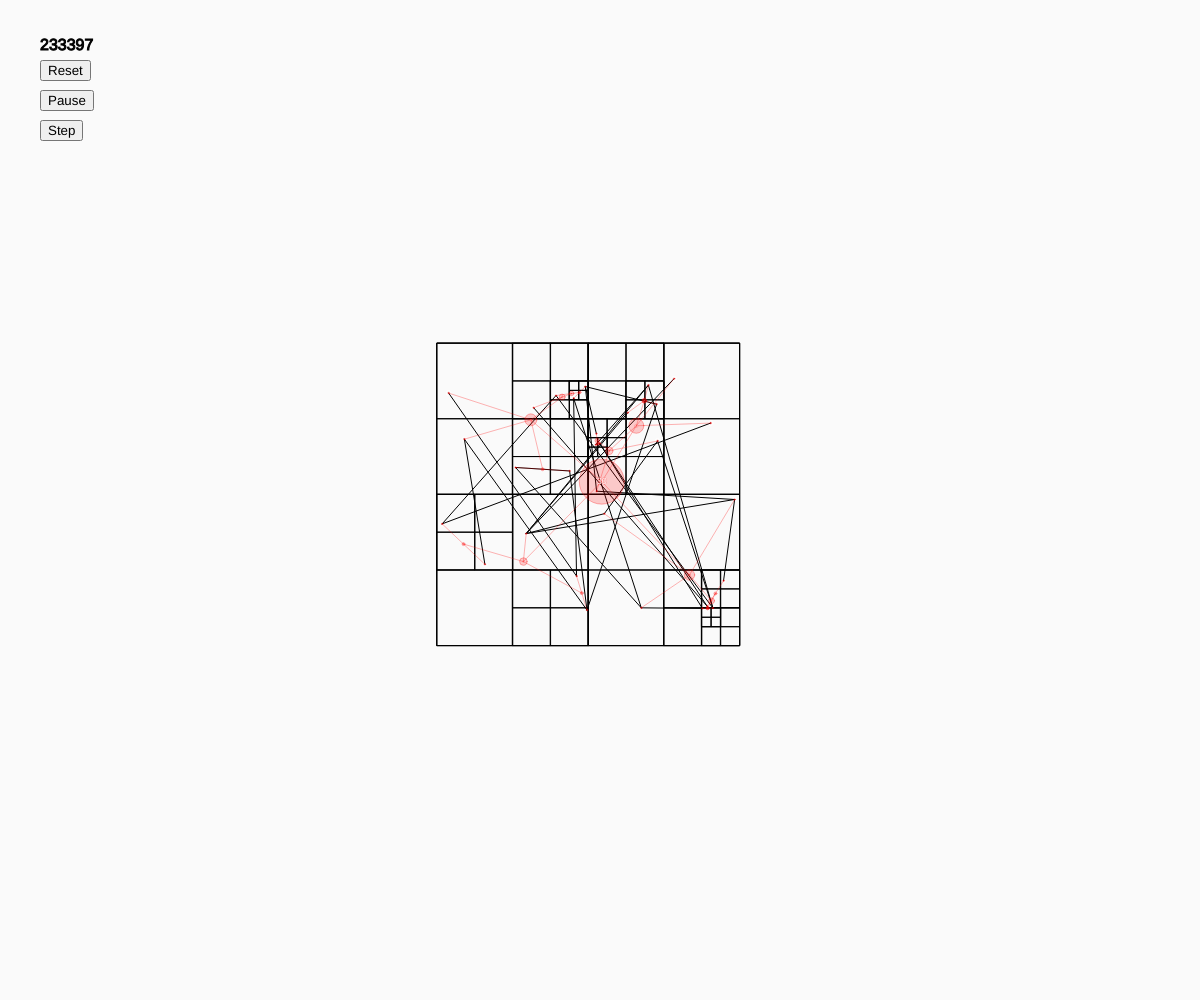
Frame 1 (no input)
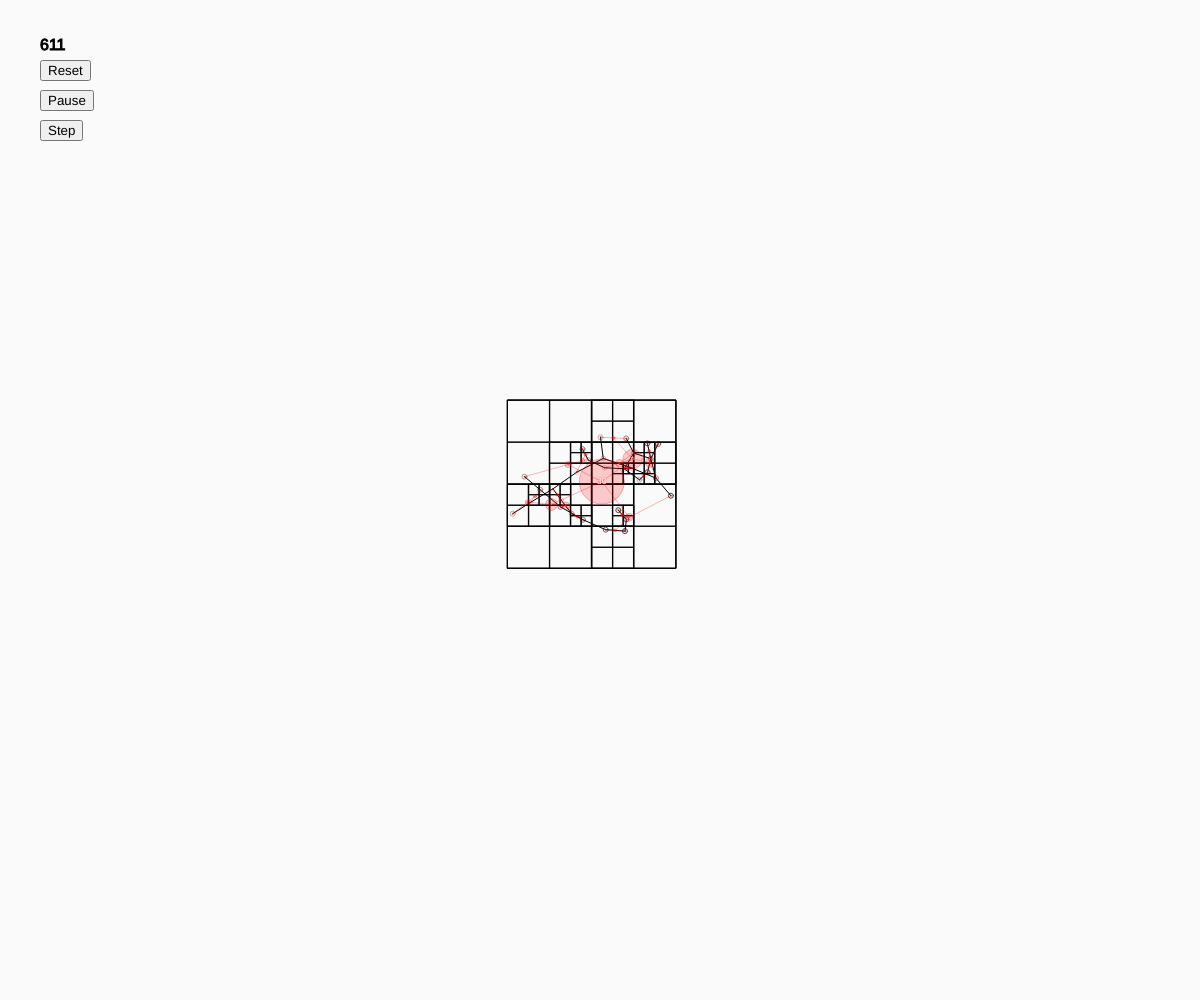
Frame 60 (no input)
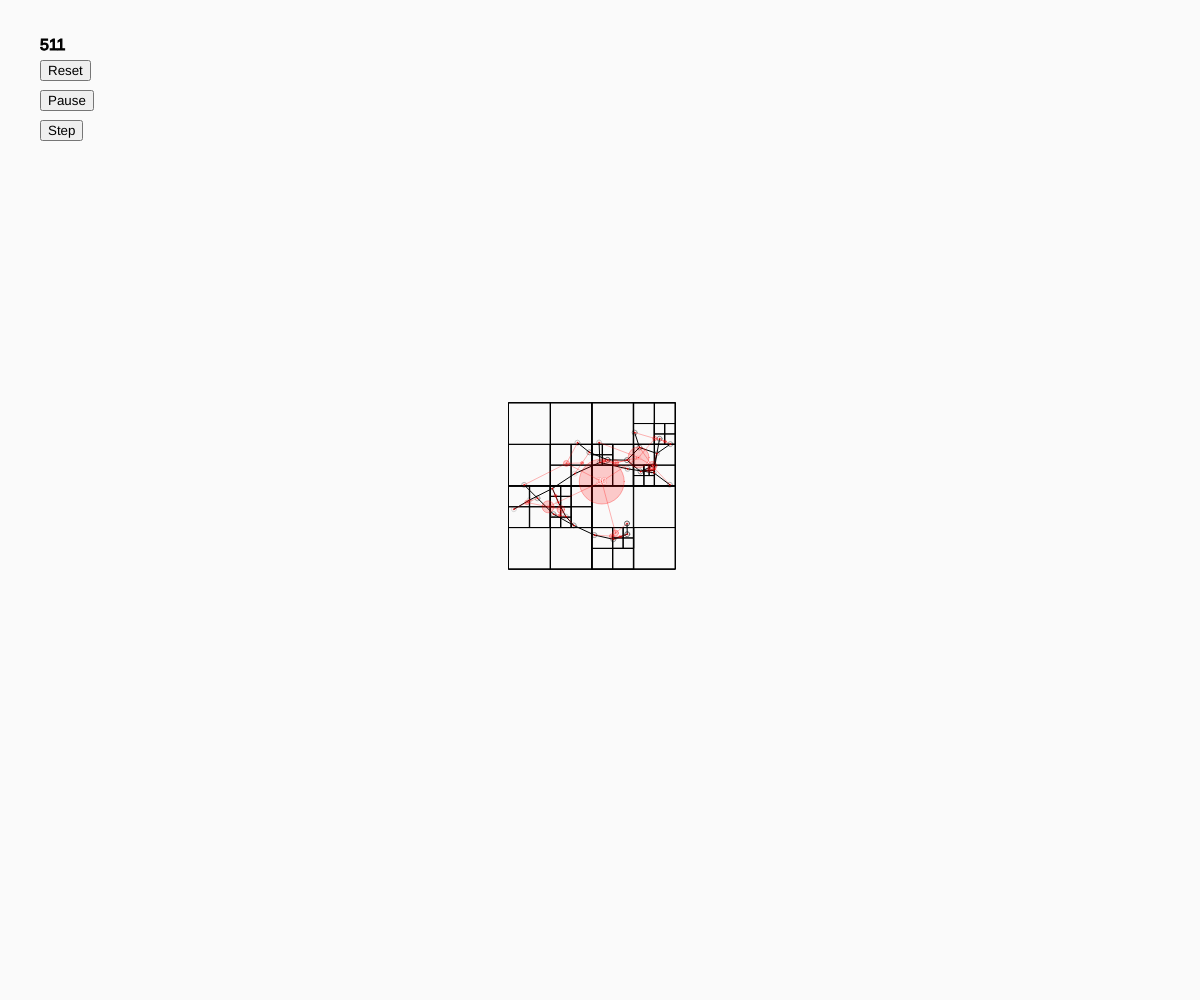
Frame 120 (the mouse pressed at the canvas centre since frame 60)

The p5.js sketch that drew these frames (run headless with seeded random() and noise() and a simulated clock; from frame 60 on, the mouse is pressed at the canvas centre):

// p5.js sketch
// ── sketch.js
const globals = {
    vertices: [],
    edges: [],
    width: window.innerWidth,
    height: window.innerHeight,
    numVertices: 30,
    theta: 1.0,
    stepSize: 0.010,
    C: 2,
    K: 7.5,
    extremes: [],
    xSorted: [],
    ySorted: []
};

let scroll = 0;
let scaleVal = 1;

let paused;
let resetButton;
let pauseButton;
let step;
let stepButton;

let dragging = false;
let mOrigin = {x: 0, y: 0};
let mDown = {x: 0, y: 0};
let mCurrent = {x: 0, y: 0};

function setup() {
    createCanvas(globals.width, globals.height);
    stroke(0);

    strokeWeight(1);
    smooth();
	
	resetButton = createButton('Reset');
    resetButton.position(40, 60);
    resetButton.mousePressed(reset);

    pauseButton = createButton('Pause');
    pauseButton.position(40, 90);
    pauseButton.mousePressed(pause);

    stepButton = createButton('Step');
    stepButton.position(40, 120);
    stepButton.mousePressed(() => {if(paused) {paused = false; step = true;}});

    VertexUtils.placeVertices(globals);
}

function pause() {
    pauseButton.elt.innerHTML = (paused) ? 'Pause' : 'Play';
    paused = !paused;
}

function reset() {
	globals.vertices = [];
    globals.edges = [];
	VertexUtils.placeVertices(globals);
}

function draw() {
    background(250);

    push();

    const offsetX = window.innerWidth * (-0.5 * scaleVal + 0.5) / scaleVal;
    const offsetY = window.innerHeight * (-0.5 * scaleVal + 0.5) / scaleVal;
    scale(scaleVal);
    translate(offsetX, offsetY);

    for (const v of globals.vertices) {
        v.draw(globals.extremes);
    }

    for (const e of globals.edges) {
        line(e.u.x, e.u.y, e.v.x, e.v.y);
    }

    QuadTree.createQuadTree(globals);

    pop();

    VertexUtils.updateForces(globals.vertices, globals.stepSize, globals.C, globals.K, globals.theta);

    const energy = VertexUtils.getEnergy(globals.vertices);
    printEnergy(energy);
    globals.stepSize = getStepSize(energy);

    if (paused) return;

    VertexUtils.applyForces(globals.vertices, globals.stepSize);
    VertexUtils.updateExtrema(globals.vertices, globals.extremes);

    if (step) {
        step = false;
        paused = true;
    }
}

function printEnergy(energy) {
    textSize(16);
    fill(0);
    text(Math.floor(energy), 40, 50);
}

function getStepSize(energy) {
    return Math.max(Math.min(512 / energy, Math.min(2 ** -16 * energy, 0.01)), 0);
}

function mouseWheel(e) {
    scroll = Math.min(scroll + e.delta, 2000);
    scaleVal = Math.max(-.005 * scroll + 1, -.001 * scroll + 1, -0.0001 * scroll  + 0.2, 0.01);
    console.log({scroll: scroll, scale: scaleVal});
    return false;
}

function touchStarted(e) {
    mDown.x = e.clientX;
    mDown.y = e.clientY;
    return false;
}

function touchMoved(e) {
    if (!dragging) return false;
    mCurrent.x = e.clientX;
    mCurrent.y = e.clientY;
    return false;
}

function touchEnded() {
    mOrigin.x += mCurrent.x - mDown.x;
    mOrigin.y += mCurrent.y - mDown.y;
    return false;
}
// ── QuadTree.js
let root;

class QuadTree {
    subtrees;
    centerOfMass;
    boundingBox;

    point;
    leaf;

    parent;

    constructor(parent) {
        this.subtrees = {ne: null, nw: null, se: null, sw: null};
        this.centerOfMass = {x: 0, y: 0, s: 0};
        this.boundingBox = {north: null, east: null, south: null, west: null};

        this.point = null;
        this.leaf = true;

        this.parent = parent;
    }

    inQuad(v) {
        return v.x > this.boundingBox.east && v.x < this.boundingBox.west
            && v.y > this.boundingBox.north && v.y < this.boundingBox.south;
    }

    static rootBoundingBox(extremes) {
        let upperLeft = {x: 0, y: 0};
        let diameter;
        const naturalHeight = extremes.south.y - extremes.north.y;
        const naturalWidth = extremes.west.x - extremes.east.x;
        if (naturalHeight > naturalWidth) {
            upperLeft.y = extremes.north.y - 5;
            upperLeft.x = extremes.east.x - ((naturalHeight - naturalWidth) / 2) - 5;
            diameter = naturalHeight + 10;
        } else {
            upperLeft.x = extremes.east.x - 5;
            upperLeft.y = extremes.north.y - ((naturalWidth - naturalHeight) / 2) - 5;
            diameter = naturalWidth + 10;
        }

        return {north: upperLeft.y, east: upperLeft.x, south: upperLeft.y + diameter, west: upperLeft.x + diameter};
    }

    getCenterOfMass() {
        if (this.leaf) {
            if (this.point == null) {
                return this.centerOfMass;
            }
            this.centerOfMass = {x: this.point.x, y: this.point.y, s: 1};
        } else {
            const ne = this.subtrees.ne.getCenterOfMass();
            const nw = this.subtrees.nw.getCenterOfMass();
            const se = this.subtrees.se.getCenterOfMass();
            const sw = this.subtrees.sw.getCenterOfMass();

            this.centerOfMass.s = ne.s + nw.s + se.s + sw.s;
            this.centerOfMass.x = (ne.x * ne.s + nw.x * nw.s + se.x * se.s + sw.x * sw.s) / this.centerOfMass.s;
            this.centerOfMass.y = (ne.y * ne.s + nw.y * nw.s + se.y * se.s + sw.y * sw.s) / this.centerOfMass.s;

            if (ne.s > 0) line(this.centerOfMass.x, this.centerOfMass.y, ne.x, ne.y);
            if (nw.s > 0) line(this.centerOfMass.x, this.centerOfMass.y, nw.x, nw.y);
            if (se.s > 0) line(this.centerOfMass.x, this.centerOfMass.y, se.x, se.y);
            if (sw.s > 0) line(this.centerOfMass.x, this.centerOfMass.y, sw.x, sw.y);
        }


        fill(255, 0, 0, 50);
        stroke(255, 0, 0, 75);
        circle(this.centerOfMass.x, this.centerOfMass.y, 1.5 * this.centerOfMass.s);
        fill(255, 255, 255, 255);
        textSize(0.3 * this.centerOfMass.s);
        textAlign(CENTER, CENTER);
        text(this.centerOfMass.s, this.centerOfMass.x, this.centerOfMass.y);

        return this.centerOfMass;
    }

    insert(v) {
        if (!this.inQuad(v)) {
            return false;
        }

        if (this.leaf === true && this.point === null) {
            this.point = v;
            return true;
        }

        if (this.leaf === true) {
            const temp = this.point;
            this.point = null;
            this.leaf = false;
            this.subdivide();
            this.insert(temp);
        }

        if (this.subtrees.ne.insert(v)) return true;
        if (this.subtrees.nw.insert(v)) return true;
        if (this.subtrees.se.insert(v)) return true;
        if (this.subtrees.sw.insert(v)) return true; // noinspection RedundantIfStatementJS

        return false;
    }

    subdivide() {
         let ne = new QuadTree(this);
         let nw = new QuadTree(this);
         let sw = new QuadTree(this);
         let se = new QuadTree(this);

         let yNorth = this.boundingBox.north;
         let yCenter = (this.boundingBox.north + this.boundingBox.south) / 2;
         let ySouth = this.boundingBox.south;

         let xEast = this.boundingBox.east;
         let xCenter = (this.boundingBox.east + this.boundingBox.west) /2 ;
         let xWest = this.boundingBox.west;

         ne.boundingBox = {north: yNorth, east: xEast, south: yCenter, west: xCenter};
         nw.boundingBox = {north: yNorth, east: xCenter, south: yCenter, west: xWest};
         se.boundingBox = {north: yCenter, east: xEast, south: ySouth, west: xCenter};
         sw.boundingBox = {north: yCenter, east: xCenter, south: ySouth, west: xWest};

         ne.drawBoundingBox();
         nw.drawBoundingBox();
         se.drawBoundingBox();
         sw.drawBoundingBox();

         this.subtrees.ne = ne;
         this.subtrees.nw = nw;
         this.subtrees.se = se;
         this.subtrees.sw = sw;
    }

    drawBoundingBox() {
        const bb = this.boundingBox;
        fill(0, 0);
        rect(bb.east, bb.north, (bb.west - bb.east), (bb.south - bb.north));
    }

    static createQuadTree(g) {
        root = new QuadTree(null);
        root.boundingBox = this.rootBoundingBox(g.extremes);
        root.drawBoundingBox();

        for (const v of g.vertices) {
            root.insert(v);
        }

        root.getCenterOfMass();
    }

    getSupernodes(v, theta, supernodes) {

        if (this.leaf && this.point === null) {return;}
        if (this.point === v) {return;}
        if (this.leaf && this.point !== null) {supernodes.push(this); return;}

        const diameter = this.boundingBox.west - this.boundingBox.east;
        const distance = Math.sqrt((v.x - this.centerOfMass.x) ** 2 + (v.y - this.centerOfMass.y) ** 2);

        if (diameter / distance <= theta) {
            supernodes.push(this);
            return;
        }

        this.subtrees.ne.getSupernodes(v, theta, supernodes);
        this.subtrees.nw.getSupernodes(v, theta, supernodes);
        this.subtrees.se.getSupernodes(v, theta, supernodes);
        this.subtrees.sw.getSupernodes(v, theta, supernodes);
    }

    static getSupernodes(v, theta) {
        let supernodes = [];
        root.getSupernodes(v, theta, supernodes);
        return supernodes;
    }

}
// ── Vertex.js
class Vertex {
    x;
    y;
    f;
    neighbors;

    constructor() {
        this.neighbors = [];
        this.f = {x: 0, y:0};
    }

    randPosition(width, height) {
        this.x = (Math.random() * (width / 4)) + width / 2.75;
        this.y = (Math.random() * (height / 4)) + height / 2.75;
    }

    addNeighbor(v) {
        this.neighbors.push(v);
        v.neighbors.push(this);
    }

    static angle(u, v) {
        return Math.atan2(v.y - u.y, v.x - u.x);
    }

    static distance(u, v) {
        return Math.sqrt(((u.x - v.x) ** 2) + ((u.y - v.y) ** 2));
    }

    static attractiveForce(u, v, K) {
        let f = -1 * (Vertex.distance(u, v) ** 2) / K;

        return {
            x: Math.cos(Vertex.angle(u, v)) * f,
            y: Math.sin(Vertex.angle(u, v)) * f
        };
    }

    static repulsiveForce(v, C, K, theta) {
        let fx = 0;
        let fy = 0;
        for (const supernode of QuadTree.getSupernodes(v, theta)) {
            const s = supernode.centerOfMass;
            const u = {x: s.x, y: s.y};
            const f = C * K * K  * s.s / Vertex.distance(u, v);
            fx += Math.cos(Vertex.angle(u, v)) * f;
            fy += Math.sin(Vertex.angle(u, v)) * f;
        }

        return {
            x: fx,
            y: fy
        };
    }

    applyForce(stepSize) {
        this.x += stepSize * this.f.x;
        this.y += stepSize * this.f.y;
    }


    draw() {
        const v = this;
        stroke(255 - Math.min(5 * (Math.sqrt(v.f.x ** 2 + v.f.y ** 2)), 255));

        fill(0, 0);
        circle(v.x, v.y, 5);
        stroke(0);
    }
}
// ── VertexUtils.js
class VertexUtils {
    static updateExtrema(vertices, extremes) {
        for (const v of vertices) {
            if (v.x < extremes.east.x) {
                extremes.east = v;
            }
            if (v.x > extremes.west.x) {
                extremes.west = v;
            }
            if (v.y > extremes.south.y) {
                extremes.south = v;
            }
            if (v.y < extremes.north.y) {
                extremes.north = v;
            }
        }
    }

    static placeVertices(g) {
        // TODO safer, general position random placement
        for (let i = 0; i < g.numVertices; i++) {
            g.vertices.push(new Vertex());
        }

        for (const v of g.vertices) {
            v.randPosition(g.width, g.height);
        }

        for (let i = 0; i < g.vertices.length; i++) {
            let r = Math.floor(Math.random() * (g.vertices.length));
            if (r !== i && !g.vertices[i].neighbors.includes(g.vertices[r])) {
                g.vertices[i].addNeighbor(g.vertices[r]);
                g.edges.push({
                    u: g.vertices[i],
                    v: g.vertices[r]
                });
            }
        }

        g.xSorted = this.sortVerticesX(g.vertices);
        g.ySorted = this.sortVerticesY(g.vertices);
        g.extremes = this.getExtremes(g.xSorted, g.ySorted);
    }

    static sortVerticesX(vertices) {
        let newV = [...vertices];
        newV.sort((a, b) => a.x - b.x);
        return newV;
    }

    static sortVerticesY(vertices) {
        let newV = [...vertices];
        newV.sort((a, b) => a.y - b.y);
        return newV;
    }

    static getExtremes(xSorted, ySorted) {
        return {south: ySorted[ySorted.length - 1], north: ySorted[0], east: xSorted[0], west: xSorted[xSorted.length - 1]};
    }

    static getEnergy(vertices) {
        let energy = 0;
        for (const v of vertices) {
            energy += (Math.sqrt(v.f.x**2 + v.f.y**2));
        }
        return energy;
    }

    static updateForces(vertices, stepSize, C, K, theta) {
        for (const v of vertices) {
            if (stepSize <= 0) break;
            let f = {x: 0, y: 0};

            for (const u of v.neighbors) {
                const fa = Vertex.attractiveForce(u, v, K);
                f.x += fa.x;
                f.y += fa.y;
            }

            const fr = Vertex.repulsiveForce(v, C, K, theta);
            f.x += fr.x;
            f.y += fr.y;
            v.f = f;
        }
    }

    static applyForces(vertices, stepSize) {
        for (const v of vertices) {
            v.applyForce(stepSize);
        }
    }
}




// ── styles.css
/* CSS Reset */
* { margin:0; padding:0; font-size:100%; line-height:1; }

html {
    overflow: hidden;
}
